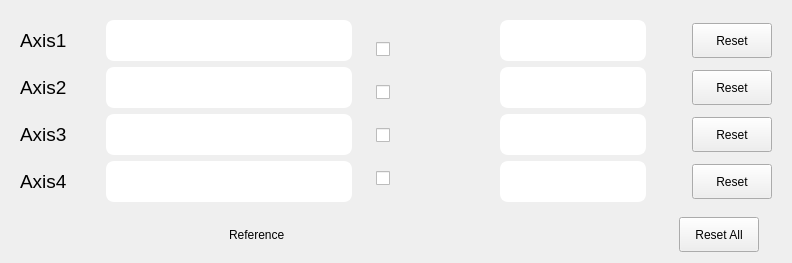
   <widget class="QWidget" name="MeasForm" native="true">
    <property name="geometry">
     <rect>
      <x>30</x>
      <y>340</y>
      <width>771</width>
      <height>251</height>
     </rect>
    </property>
    <property name="styleSheet">
     <string notr="true">#MeasForm{
border: 1px solid;
	background-color: rgb(176, 207, 202);
    border: 2px solid gray;
    border-radius: 10px;
    padding: 0 8px;
}</string>
    </property>
    <layout class="QVBoxLayout" name="verticalLayout_8">
     <item>
      <layout class="QHBoxLayout" name="horizontalLayout_17">
       <item>
        <widget class="QWidget" name="verticalWidget" native="true">
         <property name="sizePolicy">
          <sizepolicy hsizetype="Fixed" vsizetype="Fixed">
           <horstretch>0</horstretch>
           <verstretch>0</verstretch>
          </sizepolicy>
         </property>
         <property name="minimumSize">
          <size>
           <width>350</width>
           <height>200</height>
          </size>
         </property>
         <property name="styleSheet">
          <string notr="true">QTextBrowser{
font: 75 12pt &quot;MS Shell Dlg 2&quot;;
border: 2px solid white;
padding: 0 8px;
border-radius:8px;
text-align: center;
background-color: white;
}</string>
         </property>
         <layout class="QVBoxLayout" name="verticalLayout">
          <item>
           <layout class="QHBoxLayout" name="horizontalLayout_7">
            <item>
             <widget class="QLabel" name="label">
              <property name="sizePolicy">
               <sizepolicy hsizetype="Fixed" vsizetype="Preferred">
                <horstretch>0</horstretch>
                <verstretch>0</verstretch>
               </sizepolicy>
              </property>
              <property name="minimumSize">
               <size>
                <width>80</width>
                <height>0</height>
               </size>
              </property>
              <property name="font">
               <font>
                <family>MS Shell Dlg 2</family>
                <pointsize>14</pointsize>
                <weight>9</weight>
                <italic>false</italic>
                <bold>false</bold>
               </font>
              </property>
              <property name="styleSheet">
               <string notr="true">QLabel{
font: 75 14pt &quot;MS Shell Dlg 2&quot;;
}</string>
              </property>
              <property name="text">
               <string>Axis1</string>
              </property>
             </widget>
            </item>
            <item>
             <widget class="QTextBrowser" name="displayPositionAxis1">
              <property name="styleSheet">
               <string notr="true"/>
              </property>
             </widget>
            </item>
           </layout>
          </item>
          <item>
           <layout class="QHBoxLayout" name="horizontalLayout_4">
            <item>
             <layout class="QHBoxLayout" name="horizontalLayout_5">
              <item>
               <widget class="QLabel" name="label_4">
                <property name="sizePolicy">
                 <sizepolicy hsizetype="Fixed" vsizetype="Preferred">
                  <horstretch>0</horstretch>
                  <verstretch>0</verstretch>
                 </sizepolicy>
                </property>
                <property name="minimumSize">
                 <size>
                  <width>80</width>
                  <height>0</height>
                 </size>
                </property>
                <property name="font">
                 <font>
                  <family>MS Shell Dlg 2</family>
                  <pointsize>14</pointsize>
                  <weight>9</weight>
                  <italic>false</italic>
                  <bold>false</bold>
                 </font>
                </property>
                <property name="styleSheet">
                 <string notr="true">QLabel{
font: 75 14pt &quot;MS Shell Dlg 2&quot;;
}</string>
                </property>
                <property name="text">
                 <string>Axis2</string>
                </property>
               </widget>
              </item>
              <item>
               <widget class="QTextBrowser" name="displayPositionAxis2"/>
              </item>
             </layout>
            </item>
           </layout>
          </item>
          <item>
           <layout class="QHBoxLayout" name="horizontalLayout_3">
            <item>
             <widget class="QLabel" name="label_5">
              <property name="sizePolicy">
               <sizepolicy hsizetype="Fixed" vsizetype="Preferred">
                <horstretch>0</horstretch>
                <verstretch>0</verstretch>
               </sizepolicy>
              </property>
              <property name="minimumSize">
               <size>
                <width>80</width>
                <height>0</height>
               </size>
              </property>
              <property name="font">
               <font>
                <family>MS Shell Dlg 2</family>
                <pointsize>14</pointsize>
                <weight>9</weight>
                <italic>false</italic>
                <bold>false</bold>
               </font>
              </property>
              <property name="styleSheet">
               <string notr="true">QLabel{
font: 75 14pt &quot;MS Shell Dlg 2&quot;;
}</string>
              </property>
              <property name="text">
               <string>Axis3</string>
              </property>
             </widget>
            </item>
            <item>
             <widget class="QTextBrowser" name="displayPositionAxis3">
              <property name="styleSheet">
               <string notr="true">text-align: center;</string>
              </property>
             </widget>
            </item>
           </layout>
          </item>
          <item>
           <layout class="QHBoxLayout" name="horizontalLayout">
            <item>
             <widget class="QLabel" name="label_6">
              <property name="sizePolicy">
               <sizepolicy hsizetype="Fixed" vsizetype="Preferred">
                <horstretch>0</horstretch>
                <verstretch>0</verstretch>
               </sizepolicy>
              </property>
              <property name="minimumSize">
               <size>
                <width>80</width>
                <height>0</height>
               </size>
              </property>
              <property name="font">
               <font>
                <family>MS Shell Dlg 2</family>
                <pointsize>14</pointsize>
                <weight>9</weight>
                <italic>false</italic>
                <bold>false</bold>
               </font>
              </property>
              <property name="styleSheet">
               <string notr="true">QLabel{
font: 75 14pt &quot;MS Shell Dlg 2&quot;;
}</string>
              </property>
              <property name="text">
               <string>Axis4</string>
              </property>
             </widget>
            </item>
            <item>
             <widget class="QTextBrowser" name="displayPositionAxis4"/>
            </item>
           </layout>
          </item>
         </layout>
        </widget>
       </item>
       <item>
        <widget class="QWidget" name="enableAxis" native="true">
         <layout class="QVBoxLayout" name="verticalLayout_7">
          <item>
           <spacer name="verticalSpacer_10">
            <property name="orientation">
             <enum>Qt::Vertical</enum>
            </property>
            <property name="sizeType">
             <enum>QSizePolicy::Fixed</enum>
            </property>
            <property name="sizeHint" stdset="0">
             <size>
              <width>20</width>
              <height>10</height>
             </size>
            </property>
           </spacer>
          </item>
          <item>
           <widget class="QCheckBox" name="enableAxis1">
            <property name="text">
             <string/>
            </property>
           </widget>
          </item>
          <item>
           <spacer name="verticalSpacer_9">
            <property name="orientation">
             <enum>Qt::Vertical</enum>
            </property>
            <property name="sizeType">
             <enum>QSizePolicy::Fixed</enum>
            </property>
            <property name="sizeHint" stdset="0">
             <size>
              <width>20</width>
              <height>10</height>
             </size>
            </property>
           </spacer>
          </item>
          <item>
           <widget class="QCheckBox" name="enableAxis2">
            <property name="text">
             <string/>
            </property>
           </widget>
          </item>
          <item>
           <spacer name="verticalSpacer_11">
            <property name="orientation">
             <enum>Qt::Vertical</enum>
            </property>
            <property name="sizeType">
             <enum>QSizePolicy::Fixed</enum>
            </property>
            <property name="sizeHint" stdset="0">
             <size>
              <width>20</width>
              <height>10</height>
             </size>
            </property>
           </spacer>
          </item>
          <item>
           <widget class="QCheckBox" name="enableAxis3">
            <property name="text">
             <string/>
            </property>
           </widget>
          </item>
          <item>
           <spacer name="verticalSpacer_8">
            <property name="orientation">
             <enum>Qt::Vertical</enum>
            </property>
            <property name="sizeType">
             <enum>QSizePolicy::Fixed</enum>
            </property>
            <property name="sizeHint" stdset="0">
             <size>
              <width>20</width>
              <height>10</height>
             </size>
            </property>
           </spacer>
          </item>
          <item>
           <widget class="QCheckBox" name="enableAxis4">
            <property name="text">
             <string/>
            </property>
           </widget>
          </item>
         </layout>
        </widget>
       </item>
       <item>
        <spacer name="horizontalSpacer_20">
         <property name="orientation">
          <enum>Qt::Horizontal</enum>
         </property>
         <property name="sizeType">
          <enum>QSizePolicy::Fixed</enum>
         </property>
         <property name="sizeHint" stdset="0">
          <size>
           <width>80</width>
           <height>20</height>
          </size>
         </property>
        </spacer>
       </item>
       <item>
        <widget class="QWidget" name="verticalWidget_2" native="true">
         <property name="sizePolicy">
          <sizepolicy hsizetype="Fixed" vsizetype="Fixed">
           <horstretch>0</horstretch>
           <verstretch>0</verstretch>
          </sizepolicy>
         </property>
         <property name="minimumSize">
          <size>
           <width>290</width>
           <height>200</height>
          </size>
         </property>
         <property name="styleSheet">
          <string notr="true">QTextBrowser{
font: 75 12pt &quot;MS Shell Dlg 2&quot;;
border: 2px solid white;
padding: 0 8px;
text-align: center;
border-radius:8px;
background-color: white;
}</string>
         </property>
         <layout class="QVBoxLayout" name="verticalLayout_4">
          <item>
           <layout class="QHBoxLayout" name="horizontalLayout_18">
            <item>
             <widget class="QTextBrowser" name="displayOptPwrAxis1"/>
            </item>
            <item>
             <spacer name="horizontalSpacer_10">
              <property name="orientation">
               <enum>Qt::Horizontal</enum>
              </property>
              <property name="sizeType">
               <enum>QSizePolicy::Fixed</enum>
              </property>
              <property name="sizeHint" stdset="0">
               <size>
                <width>40</width>
                <height>20</height>
               </size>
              </property>
             </spacer>
            </item>
            <item>
             <widget class="QPushButton" name="resetButtonAxis1">
              <property name="sizePolicy">
               <sizepolicy hsizetype="Fixed" vsizetype="Fixed">
                <horstretch>0</horstretch>
                <verstretch>0</verstretch>
               </sizepolicy>
              </property>
              <property name="minimumSize">
               <size>
                <width>80</width>
                <height>35</height>
               </size>
              </property>
              <property name="text">
               <string>Reset</string>
              </property>
             </widget>
            </item>
           </layout>
          </item>
          <item>
           <layout class="QHBoxLayout" name="horizontalLayout_28">
            <item>
             <widget class="QTextBrowser" name="displayOptPwrAxis2"/>
            </item>
            <item>
             <spacer name="horizontalSpacer_11">
              <property name="orientation">
               <enum>Qt::Horizontal</enum>
              </property>
              <property name="sizeType">
               <enum>QSizePolicy::Fixed</enum>
              </property>
              <property name="sizeHint" stdset="0">
               <size>
                <width>40</width>
                <height>20</height>
               </size>
              </property>
             </spacer>
            </item>
            <item>
             <widget class="QPushButton" name="resetButtonAxis2">
              <property name="sizePolicy">
               <sizepolicy hsizetype="Fixed" vsizetype="Fixed">
                <horstretch>0</horstretch>
                <verstretch>0</verstretch>
               </sizepolicy>
              </property>
              <property name="minimumSize">
               <size>
                <width>80</width>
                <height>35</height>
               </size>
              </property>
              <property name="text">
               <string>Reset</string>
              </property>
             </widget>
            </item>
           </layout>
          </item>
          <item>
           <layout class="QHBoxLayout" name="horizontalLayout_25">
            <item>
             <widget class="QTextBrowser" name="displayOptPwrAxis3"/>
            </item>
            <item>
             <spacer name="horizontalSpacer_12">
              <property name="orientation">
               <enum>Qt::Horizontal</enum>
              </property>
              <property name="sizeType">
               <enum>QSizePolicy::Fixed</enum>
              </property>
              <property name="sizeHint" stdset="0">
               <size>
                <width>40</width>
                <height>20</height>
               </size>
              </property>
             </spacer>
            </item>
            <item>
             <widget class="QPushButton" name="resetButtonAxis3">
              <property name="sizePolicy">
               <sizepolicy hsizetype="Fixed" vsizetype="Fixed">
                <horstretch>0</horstretch>
                <verstretch>0</verstretch>
               </sizepolicy>
              </property>
              <property name="minimumSize">
               <size>
                <width>80</width>
                <height>35</height>
               </size>
              </property>
              <property name="text">
               <string>Reset</string>
              </property>
             </widget>
            </item>
           </layout>
          </item>
          <item>
           <layout class="QHBoxLayout" name="horizontalLayout_24"/>
          </item>
          <item>
           <layout class="QHBoxLayout" name="horizontalLayout_29">
            <item>
             <widget class="QTextBrowser" name="displayOptPwrAxis4"/>
            </item>
            <item>
             <spacer name="horizontalSpacer_13">
              <property name="orientation">
               <enum>Qt::Horizontal</enum>
              </property>
              <property name="sizeType">
               <enum>QSizePolicy::Fixed</enum>
              </property>
              <property name="sizeHint" stdset="0">
               <size>
                <width>40</width>
                <height>20</height>
               </size>
              </property>
             </spacer>
            </item>
            <item>
             <widget class="QPushButton" name="resetButtonAxis4">
              <property name="sizePolicy">
               <sizepolicy hsizetype="Fixed" vsizetype="Fixed">
                <horstretch>0</horstretch>
                <verstretch>0</verstretch>
               </sizepolicy>
              </property>
              <property name="minimumSize">
               <size>
                <width>80</width>
                <height>35</height>
               </size>
              </property>
              <property name="text">
               <string>Reset</string>
              </property>
             </widget>
            </item>
           </layout>
          </item>
         </layout>
        </widget>
       </item>
      </layout>
     </item>
     <item>
      <layout class="QHBoxLayout" name="horizontalLayout_8">
       <item>
        <spacer name="horizontalSpacer_5">
         <property name="orientation">
          <enum>Qt::Horizontal</enum>
         </property>
         <property name="sizeType">
          <enum>QSizePolicy::Fixed</enum>
         </property>
         <property name="sizeHint" stdset="0">
          <size>
           <width>200</width>
           <height>20</height>
          </size>
         </property>
        </spacer>
       </item>
       <item>
        <widget class="QLabel" name="label_7">
         <property name="sizePolicy">
          <sizepolicy hsizetype="Fixed" vsizetype="Preferred">
           <horstretch>0</horstretch>
           <verstretch>0</verstretch>
          </sizepolicy>
         </property>
         <property name="text">
          <string>Reference</string>
         </property>
        </widget>
       </item>
       <item>
        <spacer name="horizontalSpacer_4">
         <property name="orientation">
          <enum>Qt::Horizontal</enum>
         </property>
         <property name="sizeType">
          <enum>QSizePolicy::Fixed</enum>
         </property>
         <property name="sizeHint" stdset="0">
          <size>
           <width>370</width>
           <height>20</height>
          </size>
         </property>
        </spacer>
       </item>
       <item>
        <widget class="QPushButton" name="resetButtonAllAxis">
         <property name="sizePolicy">
          <sizepolicy hsizetype="Fixed" vsizetype="Fixed">
           <horstretch>0</horstretch>
           <verstretch>0</verstretch>
          </sizepolicy>
         </property>
         <property name="minimumSize">
          <size>
           <width>80</width>
           <height>35</height>
          </size>
         </property>
         <property name="styleSheet">
          <string notr="true"/>
         </property>
         <property name="text">
          <string>Reset All</string>
         </property>
        </widget>
       </item>
       <item>
        <spacer name="horizontalSpacer_15">
         <property name="orientation">
          <enum>Qt::Horizontal</enum>
         </property>
         <property name="sizeType">
          <enum>QSizePolicy::Fixed</enum>
         </property>
         <property name="sizeHint" stdset="0">
          <size>
           <width>4</width>
           <height>20</height>
          </size>
         </property>
        </spacer>
       </item>
      </layout>
     </item>
    </layout>
   </widget>
